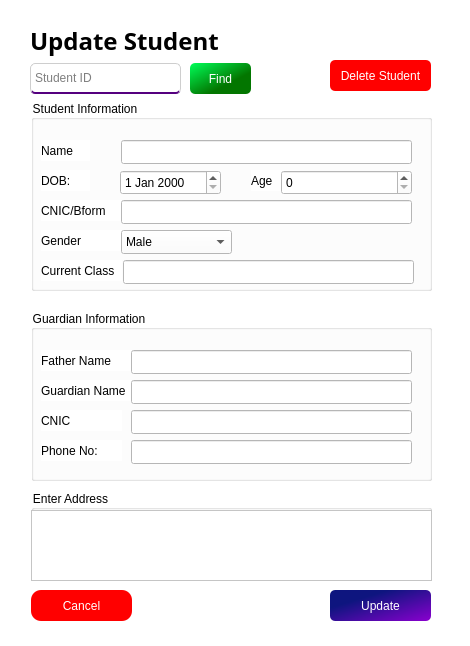
<?xml version="1.0" encoding="UTF-8"?>
<ui version="4.0">
 <class>UpdateStudent</class>
 <widget class="QDialog" name="UpdateStudent">
  <property name="geometry">
   <rect>
    <x>0</x>
    <y>0</y>
    <width>470</width>
    <height>646</height>
   </rect>
  </property>
  <property name="windowTitle">
   <string>Dialog</string>
  </property>
  <property name="styleSheet">
   <string notr="true">background-color: white;
font: 10pt &quot;Bahnschrift&quot;;
color: rgb(0, 0, 0);</string>
  </property>
  <widget class="QGroupBox" name="groupBox_2">
   <property name="geometry">
    <rect>
     <x>31</x>
     <y>310</y>
     <width>401</width>
     <height>171</height>
    </rect>
   </property>
   <property name="title">
    <string>Guardian Information</string>
   </property>
   <widget class="QLabel" name="label_11">
    <property name="geometry">
     <rect>
      <x>10</x>
      <y>40</y>
      <width>91</width>
      <height>21</height>
     </rect>
    </property>
    <property name="text">
     <string>Father Name</string>
    </property>
    <property name="buddy">
     <cstring>fatherNameLineEdit</cstring>
    </property>
   </widget>
   <widget class="QLabel" name="label_12">
    <property name="geometry">
     <rect>
      <x>10</x>
      <y>70</y>
      <width>91</width>
      <height>21</height>
     </rect>
    </property>
    <property name="text">
     <string>Guardian Name</string>
    </property>
   </widget>
   <widget class="QLabel" name="label_13">
    <property name="geometry">
     <rect>
      <x>10</x>
      <y>100</y>
      <width>81</width>
      <height>21</height>
     </rect>
    </property>
    <property name="text">
     <string>CNIC</string>
    </property>
    <property name="buddy">
     <cstring>guardianCnicLineEdit</cstring>
    </property>
   </widget>
   <widget class="QLineEdit" name="fatherNameLineEdit">
    <property name="geometry">
     <rect>
      <x>100</x>
      <y>40</y>
      <width>281</width>
      <height>24</height>
     </rect>
    </property>
   </widget>
   <widget class="QLineEdit" name="guardianCnicLineEdit">
    <property name="geometry">
     <rect>
      <x>100</x>
      <y>100</y>
      <width>281</width>
      <height>24</height>
     </rect>
    </property>
   </widget>
   <widget class="QLineEdit" name="guardianPhoneNumberLineEdit">
    <property name="geometry">
     <rect>
      <x>100</x>
      <y>130</y>
      <width>281</width>
      <height>24</height>
     </rect>
    </property>
   </widget>
   <widget class="QLabel" name="label_15">
    <property name="geometry">
     <rect>
      <x>10</x>
      <y>130</y>
      <width>81</width>
      <height>21</height>
     </rect>
    </property>
    <property name="text">
     <string>Phone No:</string>
    </property>
    <property name="buddy">
     <cstring>guardianPhoneNumberLineEdit</cstring>
    </property>
   </widget>
   <widget class="QLineEdit" name="guardianNameLineEdit">
    <property name="geometry">
     <rect>
      <x>100</x>
      <y>70</y>
      <width>281</width>
      <height>24</height>
     </rect>
    </property>
   </widget>
  </widget>
  <widget class="QLabel" name="label">
   <property name="geometry">
    <rect>
     <x>30</x>
     <y>20</y>
     <width>251</width>
     <height>41</height>
    </rect>
   </property>
   <property name="font">
    <font>
     <family>Tw Cen MT</family>
     <pointsize>18</pointsize>
     <italic>false</italic>
     <bold>true</bold>
    </font>
   </property>
   <property name="styleSheet">
    <string notr="true">font: 700 18pt &quot;Tw Cen MT&quot;;</string>
   </property>
   <property name="text">
    <string>Update Student</string>
   </property>
  </widget>
  <widget class="QPushButton" name="pushButton">
   <property name="geometry">
    <rect>
     <x>330</x>
     <y>590</y>
     <width>101</width>
     <height>31</height>
    </rect>
   </property>
   <property name="styleSheet">
    <string notr="true">background-color: qlineargradient(spread:pad, x1:0.291, y1:0.289773, x2:1, y2:1, stop:0 rgba(14, 21, 127, 255), stop:1 rgba(138, 0, 207, 255));
color: rgb(255, 255, 255);
border-radius: 5px;</string>
   </property>
   <property name="text">
    <string>Update</string>
   </property>
  </widget>
  <widget class="QGroupBox" name="groupBox_3">
   <property name="geometry">
    <rect>
     <x>31</x>
     <y>490</y>
     <width>401</width>
     <height>91</height>
    </rect>
   </property>
   <property name="title">
    <string>Enter Address</string>
   </property>
   <widget class="QPlainTextEdit" name="guardianAddressLineEdit">
    <property name="geometry">
     <rect>
      <x>0</x>
      <y>20</y>
      <width>401</width>
      <height>71</height>
     </rect>
    </property>
   </widget>
  </widget>
  <widget class="QPushButton" name="pushButton_2">
   <property name="geometry">
    <rect>
     <x>31</x>
     <y>590</y>
     <width>101</width>
     <height>31</height>
    </rect>
   </property>
   <property name="styleSheet">
    <string notr="true">background-color: rgb(255, 0, 0);
color: rgb(255, 255, 255);
border-radius: 10px;</string>
   </property>
   <property name="text">
    <string>Cancel</string>
   </property>
  </widget>
  <widget class="QGroupBox" name="groupBox">
   <property name="geometry">
    <rect>
     <x>31</x>
     <y>100</y>
     <width>401</width>
     <height>191</height>
    </rect>
   </property>
   <property name="title">
    <string>Student Information</string>
   </property>
   <widget class="QLabel" name="label_2">
    <property name="geometry">
     <rect>
      <x>10</x>
      <y>40</y>
      <width>49</width>
      <height>21</height>
     </rect>
    </property>
    <property name="text">
     <string>Name</string>
    </property>
    <property name="buddy">
     <cstring>studentName</cstring>
    </property>
   </widget>
   <widget class="QLabel" name="label_3">
    <property name="geometry">
     <rect>
      <x>10</x>
      <y>70</y>
      <width>49</width>
      <height>21</height>
     </rect>
    </property>
    <property name="text">
     <string>DOB:</string>
    </property>
    <property name="buddy">
     <cstring>dobDate</cstring>
    </property>
   </widget>
   <widget class="QLabel" name="label_6">
    <property name="geometry">
     <rect>
      <x>10</x>
      <y>100</y>
      <width>81</width>
      <height>21</height>
     </rect>
    </property>
    <property name="text">
     <string>CNIC/Bform</string>
    </property>
    <property name="buddy">
     <cstring>cnicLineEdit</cstring>
    </property>
   </widget>
   <widget class="QLabel" name="label_7">
    <property name="geometry">
     <rect>
      <x>220</x>
      <y>70</y>
      <width>49</width>
      <height>21</height>
     </rect>
    </property>
    <property name="text">
     <string>Age</string>
    </property>
   </widget>
   <widget class="QLabel" name="label_8">
    <property name="geometry">
     <rect>
      <x>10</x>
      <y>130</y>
      <width>81</width>
      <height>21</height>
     </rect>
    </property>
    <property name="text">
     <string>Gender</string>
    </property>
    <property name="buddy">
     <cstring>gender</cstring>
    </property>
   </widget>
   <widget class="QLabel" name="label_10">
    <property name="geometry">
     <rect>
      <x>10</x>
      <y>160</y>
      <width>81</width>
      <height>21</height>
     </rect>
    </property>
    <property name="text">
     <string>Current Class</string>
    </property>
    <property name="buddy">
     <cstring>newClassLineEdit</cstring>
    </property>
   </widget>
   <widget class="QLineEdit" name="studentName">
    <property name="geometry">
     <rect>
      <x>90</x>
      <y>40</y>
      <width>291</width>
      <height>24</height>
     </rect>
    </property>
   </widget>
   <widget class="QLineEdit" name="cnicLineEdit">
    <property name="geometry">
     <rect>
      <x>90</x>
      <y>100</y>
      <width>291</width>
      <height>24</height>
     </rect>
    </property>
   </widget>
   <widget class="QLineEdit" name="newClassLineEdit">
    <property name="geometry">
     <rect>
      <x>92</x>
      <y>160</y>
      <width>291</width>
      <height>24</height>
     </rect>
    </property>
   </widget>
   <widget class="QComboBox" name="gender">
    <property name="geometry">
     <rect>
      <x>90</x>
      <y>130</y>
      <width>111</width>
      <height>24</height>
     </rect>
    </property>
    <item>
     <property name="text">
      <string>Male</string>
     </property>
    </item>
    <item>
     <property name="text">
      <string>Female</string>
     </property>
    </item>
   </widget>
   <widget class="QDateEdit" name="dobDate">
    <property name="geometry">
     <rect>
      <x>89</x>
      <y>70</y>
      <width>101</width>
      <height>25</height>
     </rect>
    </property>
   </widget>
   <widget class="QSpinBox" name="ageSpinBox">
    <property name="geometry">
     <rect>
      <x>250</x>
      <y>70</y>
      <width>131</width>
      <height>25</height>
     </rect>
    </property>
   </widget>
  </widget>
  <widget class="QLineEdit" name="idSearch">
   <property name="geometry">
    <rect>
     <x>30</x>
     <y>63</y>
     <width>151</width>
     <height>31</height>
    </rect>
   </property>
   <property name="styleSheet">
    <string notr="true">border: 1px solid rgb(206, 206, 206);
border-bottom: 2px solid rgb(85, 0, 127);
padding: 2px;
border-radius: 5px;</string>
   </property>
   <property name="placeholderText">
    <string>Student ID</string>
   </property>
  </widget>
  <widget class="QPushButton" name="pushButton_3">
   <property name="geometry">
    <rect>
     <x>190</x>
     <y>63</y>
     <width>61</width>
     <height>31</height>
    </rect>
   </property>
   <property name="styleSheet">
    <string notr="true">background-color: qlineargradient(spread:pad, x1:0, y1:0, x2:1, y2:1, stop:0 rgba(0, 255, 89, 255), stop:0.648045 rgba(3, 118, 0, 255));
color: rgb(255, 255, 255);
border-radius: 5px;</string>
   </property>
   <property name="text">
    <string>Find</string>
   </property>
  </widget>
  <widget class="QPushButton" name="deleteBtn">
   <property name="geometry">
    <rect>
     <x>330</x>
     <y>60</y>
     <width>101</width>
     <height>31</height>
    </rect>
   </property>
   <property name="styleSheet">
    <string notr="true">background-color: rgb(255, 0, 0);

color: rgb(255, 255, 255);
border-radius: 5px;</string>
   </property>
   <property name="text">
    <string>Delete Student</string>
   </property>
  </widget>
 </widget>
 <tabstops>
  <tabstop>idSearch</tabstop>
  <tabstop>pushButton_3</tabstop>
  <tabstop>deleteBtn</tabstop>
  <tabstop>studentName</tabstop>
  <tabstop>dobDate</tabstop>
  <tabstop>ageSpinBox</tabstop>
  <tabstop>cnicLineEdit</tabstop>
  <tabstop>gender</tabstop>
  <tabstop>newClassLineEdit</tabstop>
  <tabstop>fatherNameLineEdit</tabstop>
  <tabstop>guardianNameLineEdit</tabstop>
  <tabstop>guardianCnicLineEdit</tabstop>
  <tabstop>guardianPhoneNumberLineEdit</tabstop>
  <tabstop>guardianAddressLineEdit</tabstop>
  <tabstop>pushButton</tabstop>
  <tabstop>pushButton_2</tabstop>
 </tabstops>
 <resources/>
 <connections/>
</ui>
